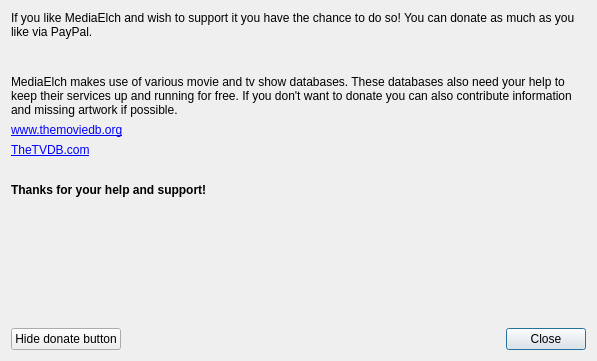
<?xml version="1.0" encoding="UTF-8"?>
<ui version="4.0">
 <class>SupportDialog</class>
 <widget class="QDialog" name="SupportDialog">
  <property name="windowModality">
   <enum>Qt::WindowModal</enum>
  </property>
  <property name="geometry">
   <rect>
    <x>0</x>
    <y>0</y>
    <width>597</width>
    <height>361</height>
   </rect>
  </property>
  <property name="windowTitle">
   <string>Support MediaElch</string>
  </property>
  <property name="windowIcon">
   <iconset resource="../../MediaElch.qrc">
    <normaloff>:/img/MediaElch.png</normaloff>:/img/MediaElch.png</iconset>
  </property>
  <property name="modal">
   <bool>true</bool>
  </property>
  <layout class="QVBoxLayout" name="verticalLayout">
   <item>
    <widget class="QLabel" name="label">
     <property name="text">
      <string>If you like MediaElch and wish to support it you have the chance to do so! You can donate as much as you like via PayPal.</string>
     </property>
     <property name="wordWrap">
      <bool>true</bool>
     </property>
    </widget>
   </item>
   <item>
    <widget class="QLabel" name="label_2">
     <property name="text">
      <string>&lt;!DOCTYPE HTML PUBLIC &quot;-//W3C//DTD HTML 4.0//EN&quot; &quot;http://www.w3.org/TR/REC-html40/strict.dtd&quot;&gt;
&lt;html&gt;&lt;head&gt;&lt;meta name=&quot;qrichtext&quot; content=&quot;1&quot; /&gt;&lt;style type=&quot;text/css&quot;&gt;
p, li { white-space: pre-wrap; }
&lt;/style&gt;&lt;/head&gt;&lt;body style=&quot; font-family:'Helvetica'; font-size:9pt; font-weight:400; font-style:normal;&quot;&gt;
&lt;p style=&quot; margin-top:0px; margin-bottom:0px; margin-left:0px; margin-right:0px; -qt-block-indent:0; text-indent:0px;&quot;&gt;&lt;a href=&quot;https://www.paypal.com/cgi-bin/webscr?cmd=_s-xclick&amp;amp;hosted_button_id=6EU9GPSQ8PSUA&quot;&gt;&lt;img src=&quot;:/img/btn_donate_LG.gif&quot; /&gt;&lt;/a&gt;&lt;/p&gt;
&lt;/body&gt;&lt;/html&gt;</string>
     </property>
     <property name="textFormat">
      <enum>Qt::RichText</enum>
     </property>
     <property name="openExternalLinks">
      <bool>true</bool>
     </property>
    </widget>
   </item>
   <item>
    <spacer name="verticalSpacer_2">
     <property name="orientation">
      <enum>Qt::Vertical</enum>
     </property>
     <property name="sizeType">
      <enum>QSizePolicy::Fixed</enum>
     </property>
     <property name="sizeHint" stdset="0">
      <size>
       <width>20</width>
       <height>10</height>
      </size>
     </property>
    </spacer>
   </item>
   <item>
    <widget class="QLabel" name="label_3">
     <property name="text">
      <string>MediaElch makes use of various movie and tv show databases. These databases also need your help to keep their services up and running for free. If you don't want to donate you can also contribute information and missing artwork if possible.</string>
     </property>
     <property name="wordWrap">
      <bool>true</bool>
     </property>
    </widget>
   </item>
   <item>
    <widget class="QLabel" name="label_4">
     <property name="text">
      <string>&lt;a href=&quot;http://www.themoviedb.org&quot;&gt;www.themoviedb.org&lt;/a&gt;
</string>
     </property>
     <property name="openExternalLinks">
      <bool>true</bool>
     </property>
    </widget>
   </item>
   <item>
    <widget class="QLabel" name="label_5">
     <property name="text">
      <string>&lt;a href=&quot;http://www.thetvdb.com&quot;&gt;TheTVDB.com&lt;/a&gt;</string>
     </property>
     <property name="openExternalLinks">
      <bool>true</bool>
     </property>
    </widget>
   </item>
   <item>
    <spacer name="verticalSpacer_3">
     <property name="orientation">
      <enum>Qt::Vertical</enum>
     </property>
     <property name="sizeType">
      <enum>QSizePolicy::Fixed</enum>
     </property>
     <property name="sizeHint" stdset="0">
      <size>
       <width>20</width>
       <height>20</height>
      </size>
     </property>
    </spacer>
   </item>
   <item>
    <widget class="QLabel" name="label_6">
     <property name="font">
      <font>
       <weight>75</weight>
       <bold>true</bold>
      </font>
     </property>
     <property name="text">
      <string>Thanks for your help and support!</string>
     </property>
    </widget>
   </item>
   <item>
    <spacer name="verticalSpacer">
     <property name="orientation">
      <enum>Qt::Vertical</enum>
     </property>
     <property name="sizeHint" stdset="0">
      <size>
       <width>0</width>
       <height>0</height>
      </size>
     </property>
    </spacer>
   </item>
   <item>
    <layout class="QHBoxLayout" name="horizontalLayout">
     <item>
      <widget class="QPushButton" name="btnAlreadyDonated">
       <property name="text">
        <string>Hide donate button</string>
       </property>
       <property name="autoDefault">
        <bool>false</bool>
       </property>
      </widget>
     </item>
     <item>
      <spacer name="horizontalSpacer">
       <property name="orientation">
        <enum>Qt::Horizontal</enum>
       </property>
       <property name="sizeHint" stdset="0">
        <size>
         <width>40</width>
         <height>20</height>
        </size>
       </property>
      </spacer>
     </item>
     <item>
      <widget class="QPushButton" name="buttonClose">
       <property name="text">
        <string>Close</string>
       </property>
      </widget>
     </item>
    </layout>
   </item>
  </layout>
 </widget>
 <resources>
  <include location="../../MediaElch.qrc"/>
 </resources>
 <connections>
  <connection>
   <sender>buttonClose</sender>
   <signal>clicked()</signal>
   <receiver>SupportDialog</receiver>
   <slot>accept()</slot>
   <hints>
    <hint type="sourcelabel">
     <x>192</x>
     <y>249</y>
    </hint>
    <hint type="destinationlabel">
     <x>199</x>
     <y>149</y>
    </hint>
   </hints>
  </connection>
 </connections>
</ui>
